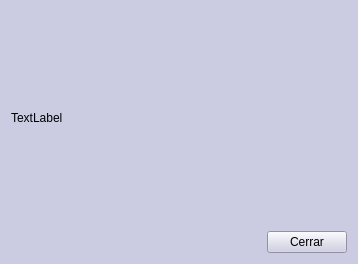
<?xml version="1.0" encoding="UTF-8"?>
<ui version="4.0">
 <class>AboutForm</class>
 <widget class="QWidget" name="AboutForm">
  <property name="geometry">
   <rect>
    <x>0</x>
    <y>0</y>
    <width>358</width>
    <height>264</height>
   </rect>
  </property>
  <property name="windowTitle">
   <string>Form</string>
  </property>
  <property name="windowIcon">
   <iconset resource="Recursos.qrc">
    <normaloff>:/Recursos/creador-de-contenido.png</normaloff>:/Recursos/creador-de-contenido.png</iconset>
  </property>
  <property name="styleSheet">
   <string notr="true">background-color: rgb(203, 203, 226);
alternate-background-color: rgb(203, 203, 226);
border-color: rgb(203, 203, 226);
border-top-color: rgb(225, 225, 255);
border-right-color: rgb(225, 225, 255);
border-bottom-color: rgb(225, 225, 255);
border-left-color: rgb(225, 225, 255);
gridline-color: rgb(229, 229, 255);
selection-color: rgb(0, 0, 0);
selection-background-color: rgb(210, 236, 255);</string>
  </property>
  <layout class="QVBoxLayout" name="verticalLayout_3">
   <item>
    <layout class="QVBoxLayout" name="verticalLayout_2">
     <item>
      <layout class="QVBoxLayout" name="verticalLayout">
       <item>
        <widget class="QLabel" name="label_2">
         <property name="styleSheet">
          <string notr="true">background-color: rgb(203, 203, 226);
alternate-background-color: rgb(203, 203, 226);
border-color: rgb(203, 203, 226);
border-top-color: rgb(225, 225, 255);
border-right-color: rgb(225, 225, 255);
border-bottom-color: rgb(225, 225, 255);
border-left-color: rgb(225, 225, 255);
gridline-color: rgb(229, 229, 255);
selection-color: rgb(0, 0, 0);
selection-background-color: rgb(210, 236, 255);</string>
         </property>
         <property name="text">
          <string>TextLabel</string>
         </property>
        </widget>
       </item>
      </layout>
     </item>
     <item>
      <layout class="QHBoxLayout" name="horizontalLayout">
       <item>
        <spacer name="horizontalSpacer">
         <property name="orientation">
          <enum>Qt::Horizontal</enum>
         </property>
         <property name="sizeHint" stdset="0">
          <size>
           <width>278</width>
           <height>20</height>
          </size>
         </property>
        </spacer>
       </item>
       <item>
        <widget class="QPushButton" name="btnClose">
         <property name="styleSheet">
          <string notr="true">background-color: rgb(203, 203, 226);
alternate-background-color: rgb(203, 203, 226);
border-color: rgb(203, 203, 226);
border-top-color: rgb(225, 225, 255);
border-right-color: rgb(225, 225, 255);
border-bottom-color: rgb(225, 225, 255);
border-left-color: rgb(225, 225, 255);
gridline-color: rgb(229, 229, 255);
selection-color: rgb(0, 0, 0);
selection-background-color: rgb(210, 236, 255);</string>
         </property>
         <property name="text">
          <string>Cerrar</string>
         </property>
        </widget>
       </item>
      </layout>
     </item>
    </layout>
   </item>
  </layout>
 </widget>
 <resources>
  <include location="Recursos.qrc"/>
 </resources>
 <connections/>
</ui>
